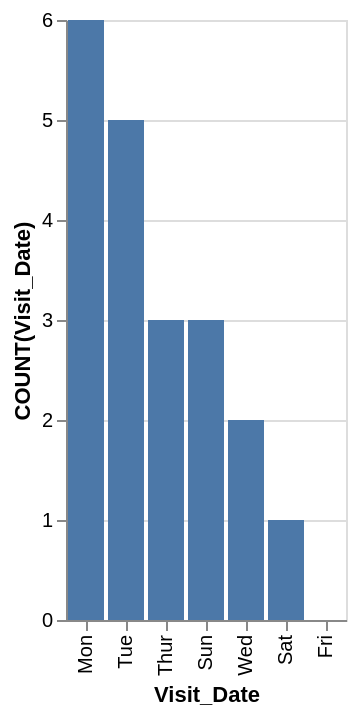

This figure's Vega-Lite source:
### Vega-Lite specification from a JSON file in a GitHub repository (floating-point values rounded to 4 significant figures)
{"data": {"values": [{"x_data": "Mon", "y_data": 6}, {"x_data": "Tue", "y_data": 5}, {"x_data": "Thur", "y_data": 3}, {"x_data": "Sun", "y_data": 3}, {"x_data": "Wed", "y_data": 2}, {"x_data": "Sat", "y_data": 1}, {"x_data": "Fri", "y_data": 0}]}, "mark": "bar", "encoding": {"x": {"field": "x_data", "type": "nominal", "title": "Visit_Date", "sort": {"op": "sum", "field": "y_data", "order": "descending"}}, "y": {"field": "y_data", "type": "quantitative", "title": "COUNT(Visit_Date)"}}}
